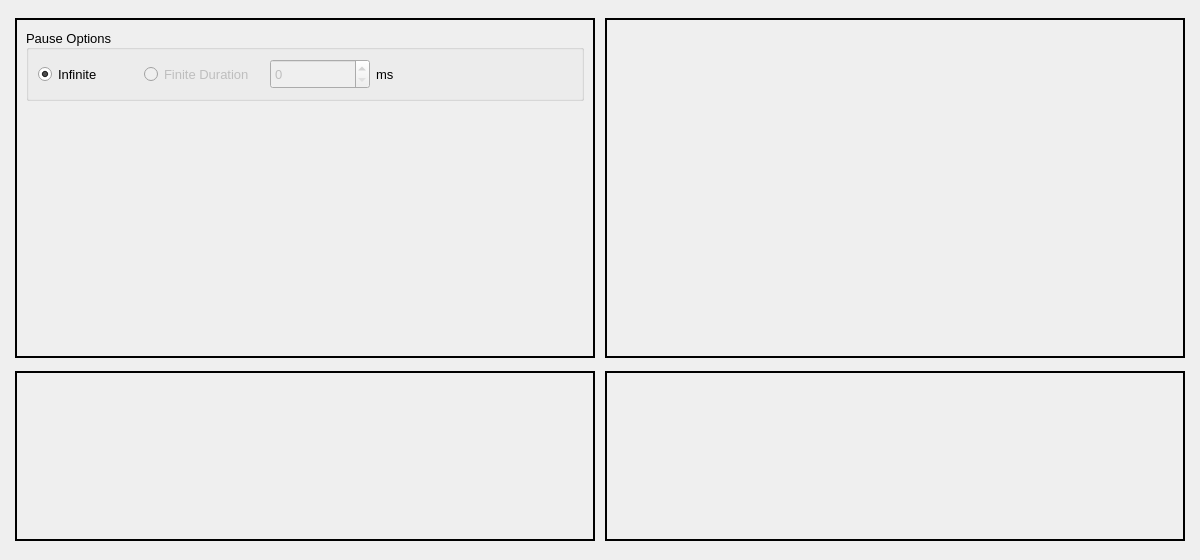
<?xml version="1.0" encoding="UTF-8"?>
<ui version="4.0">
 <class>Widget_PauseParameters</class>
 <widget class="QWidget" name="Widget_PauseParameters">
  <property name="geometry">
   <rect>
    <x>0</x>
    <y>0</y>
    <width>1200</width>
    <height>560</height>
   </rect>
  </property>
  <property name="sizePolicy">
   <sizepolicy hsizetype="Fixed" vsizetype="Fixed">
    <horstretch>0</horstretch>
    <verstretch>0</verstretch>
   </sizepolicy>
  </property>
  <property name="minimumSize">
   <size>
    <width>1200</width>
    <height>560</height>
   </size>
  </property>
  <property name="maximumSize">
   <size>
    <width>1200</width>
    <height>560</height>
   </size>
  </property>
  <property name="windowTitle">
   <string>Form</string>
  </property>
  <layout class="QGridLayout" name="gridLayout">
   <item row="1" column="1">
    <widget class="QFrame" name="frame_Pump">
     <property name="sizePolicy">
      <sizepolicy hsizetype="MinimumExpanding" vsizetype="MinimumExpanding">
       <horstretch>0</horstretch>
       <verstretch>0</verstretch>
      </sizepolicy>
     </property>
     <property name="minimumSize">
      <size>
       <width>580</width>
       <height>170</height>
      </size>
     </property>
     <property name="maximumSize">
      <size>
       <width>580</width>
       <height>170</height>
      </size>
     </property>
     <property name="frameShape">
      <enum>QFrame::Box</enum>
     </property>
     <property name="frameShadow">
      <enum>QFrame::Plain</enum>
     </property>
     <property name="lineWidth">
      <number>2</number>
     </property>
     <layout class="QGridLayout" name="gridLayout_17">
      <property name="leftMargin">
       <number>0</number>
      </property>
      <property name="topMargin">
       <number>0</number>
      </property>
      <property name="rightMargin">
       <number>0</number>
      </property>
      <property name="bottomMargin">
       <number>0</number>
      </property>
      <property name="spacing">
       <number>0</number>
      </property>
     </layout>
    </widget>
   </item>
   <item row="0" column="1">
    <widget class="QFrame" name="frame_ScriptingVariables">
     <property name="sizePolicy">
      <sizepolicy hsizetype="MinimumExpanding" vsizetype="MinimumExpanding">
       <horstretch>0</horstretch>
       <verstretch>0</verstretch>
      </sizepolicy>
     </property>
     <property name="minimumSize">
      <size>
       <width>580</width>
       <height>340</height>
      </size>
     </property>
     <property name="maximumSize">
      <size>
       <width>580</width>
       <height>340</height>
      </size>
     </property>
     <property name="frameShape">
      <enum>QFrame::Box</enum>
     </property>
     <property name="frameShadow">
      <enum>QFrame::Plain</enum>
     </property>
     <property name="lineWidth">
      <number>2</number>
     </property>
     <layout class="QGridLayout" name="gridLayout_8">
      <property name="leftMargin">
       <number>0</number>
      </property>
      <property name="topMargin">
       <number>0</number>
      </property>
      <property name="rightMargin">
       <number>0</number>
      </property>
      <property name="bottomMargin">
       <number>0</number>
      </property>
      <property name="spacing">
       <number>0</number>
      </property>
     </layout>
    </widget>
   </item>
   <item row="1" column="0">
    <widget class="QFrame" name="frame_Touchoff">
     <property name="sizePolicy">
      <sizepolicy hsizetype="MinimumExpanding" vsizetype="MinimumExpanding">
       <horstretch>0</horstretch>
       <verstretch>0</verstretch>
      </sizepolicy>
     </property>
     <property name="minimumSize">
      <size>
       <width>580</width>
       <height>170</height>
      </size>
     </property>
     <property name="maximumSize">
      <size>
       <width>580</width>
       <height>170</height>
      </size>
     </property>
     <property name="frameShape">
      <enum>QFrame::Box</enum>
     </property>
     <property name="frameShadow">
      <enum>QFrame::Plain</enum>
     </property>
     <property name="lineWidth">
      <number>2</number>
     </property>
     <layout class="QGridLayout" name="gridLayout_14">
      <property name="leftMargin">
       <number>0</number>
      </property>
      <property name="topMargin">
       <number>0</number>
      </property>
      <property name="rightMargin">
       <number>0</number>
      </property>
      <property name="bottomMargin">
       <number>0</number>
      </property>
      <property name="spacing">
       <number>0</number>
      </property>
     </layout>
    </widget>
   </item>
   <item row="0" column="0">
    <widget class="QFrame" name="frame_PowerSupply">
     <property name="sizePolicy">
      <sizepolicy hsizetype="MinimumExpanding" vsizetype="MinimumExpanding">
       <horstretch>0</horstretch>
       <verstretch>0</verstretch>
      </sizepolicy>
     </property>
     <property name="minimumSize">
      <size>
       <width>580</width>
       <height>340</height>
      </size>
     </property>
     <property name="maximumSize">
      <size>
       <width>580</width>
       <height>340</height>
      </size>
     </property>
     <property name="frameShape">
      <enum>QFrame::Box</enum>
     </property>
     <property name="frameShadow">
      <enum>QFrame::Plain</enum>
     </property>
     <property name="lineWidth">
      <number>2</number>
     </property>
     <layout class="QGridLayout" name="gridLayout_3">
      <item row="0" column="0">
       <widget class="QGroupBox" name="groupBox">
        <property name="font">
         <font>
          <pointsize>10</pointsize>
         </font>
        </property>
        <property name="title">
         <string>Pause Options</string>
        </property>
        <property name="alignment">
         <set>Qt::AlignLeading|Qt::AlignLeft|Qt::AlignVCenter</set>
        </property>
        <layout class="QGridLayout" name="gridLayout_2">
         <item row="0" column="0">
          <layout class="QHBoxLayout" name="horizontalLayout">
           <item>
            <widget class="QRadioButton" name="radioButton_infinite">
             <property name="sizePolicy">
              <sizepolicy hsizetype="Fixed" vsizetype="Fixed">
               <horstretch>0</horstretch>
               <verstretch>0</verstretch>
              </sizepolicy>
             </property>
             <property name="minimumSize">
              <size>
               <width>100</width>
               <height>30</height>
              </size>
             </property>
             <property name="maximumSize">
              <size>
               <width>100</width>
               <height>30</height>
              </size>
             </property>
             <property name="text">
              <string>Infinite</string>
             </property>
             <property name="checked">
              <bool>true</bool>
             </property>
            </widget>
           </item>
           <item>
            <widget class="QRadioButton" name="radioButton_finite">
             <property name="enabled">
              <bool>false</bool>
             </property>
             <property name="sizePolicy">
              <sizepolicy hsizetype="Fixed" vsizetype="Fixed">
               <horstretch>0</horstretch>
               <verstretch>0</verstretch>
              </sizepolicy>
             </property>
             <property name="minimumSize">
              <size>
               <width>120</width>
               <height>30</height>
              </size>
             </property>
             <property name="maximumSize">
              <size>
               <width>120</width>
               <height>30</height>
              </size>
             </property>
             <property name="text">
              <string>Finite Duration</string>
             </property>
            </widget>
           </item>
          </layout>
         </item>
         <item row="0" column="1">
          <layout class="QHBoxLayout" name="horizontalLayout_2">
           <item>
            <widget class="QDoubleSpinBox" name="doubleSpinBox_duration">
             <property name="enabled">
              <bool>false</bool>
             </property>
             <property name="sizePolicy">
              <sizepolicy hsizetype="Fixed" vsizetype="Fixed">
               <horstretch>0</horstretch>
               <verstretch>0</verstretch>
              </sizepolicy>
             </property>
             <property name="minimumSize">
              <size>
               <width>100</width>
               <height>30</height>
              </size>
             </property>
             <property name="maximumSize">
              <size>
               <width>100</width>
               <height>16777215</height>
              </size>
             </property>
             <property name="decimals">
              <number>0</number>
             </property>
             <property name="maximum">
              <double>1000.000000000000000</double>
             </property>
            </widget>
           </item>
           <item>
            <widget class="QLabel" name="label">
             <property name="text">
              <string>ms</string>
             </property>
            </widget>
           </item>
          </layout>
         </item>
        </layout>
       </widget>
      </item>
      <item row="1" column="0">
       <spacer name="verticalSpacer">
        <property name="orientation">
         <enum>Qt::Vertical</enum>
        </property>
        <property name="sizeHint" stdset="0">
         <size>
          <width>20</width>
          <height>241</height>
         </size>
        </property>
       </spacer>
      </item>
     </layout>
    </widget>
   </item>
  </layout>
 </widget>
 <resources/>
 <connections/>
</ui>
